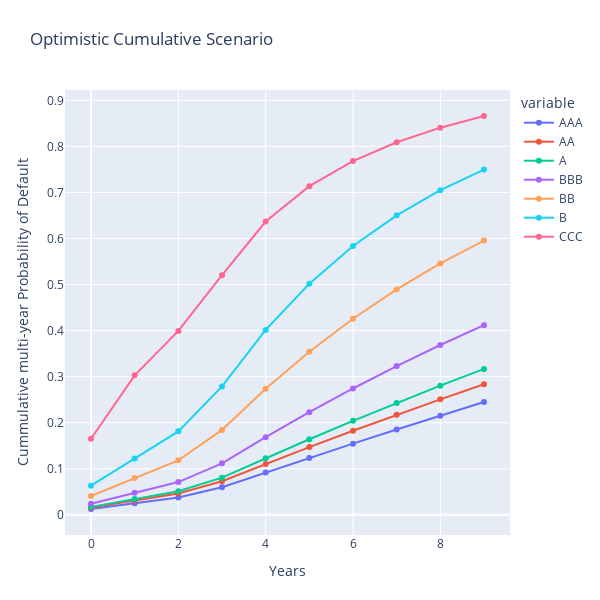

Source (notebook cell):
### Markdown cell above
Figures (below) 12, 13 and 14 present an a plot of the cumulative multi-year Point-in-Time Probability of Defaults (PIT PDs) across the three delineated scenarios. A detailed examination reveals that the curves corresponding to each rating class are distinctly non-overlapping, indicating clear demarcation in risk assessments. Moreover, in the initial three-year span, these curves exhibit different shapes, a variation attributable to the application of scenario-specific shift factors.

### Code cell
fig = px.line(Optimistic_final_cumulative)
fig.update_layout(title='Optimistic Cumulative Scenario', autosize=False,
                    width=600, height=600,
                    margin=dict(l=65, r=50, b=65, t=90),
                    xaxis_title="Years",
                    yaxis_title="Cummulative multi-year Probability of Default")

fig.update_traces(mode='markers+lines')
fig.show()

### Figure 1 — Plotly figure (JSON) as saved in the notebook; plotly's stock layout.template omitted (floating-point values rounded to 4 significant figures)
{"data": [{"hovertemplate": "variable=AAA<br>index=%{x}<br>value=%{y}<extra></extra>", "legendgroup": "AAA", "line": {"color": "#636efa", "dash": "solid"}, "marker": {"symbol": "circle"}, "mode": "markers+lines", "name": "AAA", "orientation": "v", "showlegend": true, "type": "scatter", "x": [0, 1, 2, 3, 4, 5, 6, 7, 8, 9], "xaxis": "x", "y": [0.01257, 0.02498, 0.03752, 0.05978, 0.09175, 0.1233, 0.1545, 0.1851, 0.2153, 0.2448], "yaxis": "y"}, {"hovertemplate": "variable=AA<br>index=%{x}<br>value=%{y}<extra></extra>", "legendgroup": "AA", "line": {"color": "#EF553B", "dash": "solid"}, "marker": {"symbol": "circle"}, "mode": "markers+lines", "name": "AA", "orientation": "v", "showlegend": true, "type": "scatter", "x": [0, 1, 2, 3, 4, 5, 6, 7, 8, 9], "xaxis": "x", "y": [0.01568, 0.03111, 0.04634, 0.0729, 0.1104, 0.147, 0.1825, 0.2171, 0.2507, 0.2833], "yaxis": "y"}, {"hovertemplate": "variable=A<br>index=%{x}<br>value=%{y}<extra></extra>", "legendgroup": "A", "line": {"color": "#00cc96", "dash": "solid"}, "marker": {"symbol": "circle"}, "mode": "markers+lines", "name": "A", "orientation": "v", "showlegend": true, "type": "scatter", "x": [0, 1, 2, 3, 4, 5, 6, 7, 8, 9], "xaxis": "x", "y": [0.01721, 0.03413, 0.051, 0.08067, 0.1228, 0.1639, 0.204, 0.2428, 0.2804, 0.3167], "yaxis": "y"}, {"hovertemplate": "variable=BBB<br>index=%{x}<br>value=%{y}<extra></extra>", "legendgroup": "BBB", "line": {"color": "#ab63fa", "dash": "solid"}, "marker": {"symbol": "circle"}, "mode": "markers+lines", "name": "BBB", "orientation": "v", "showlegend": true, "type": "scatter", "x": [0, 1, 2, 3, 4, 5, 6, 7, 8, 9], "xaxis": "x", "y": [0.02412, 0.04767, 0.071, 0.1117, 0.1686, 0.2228, 0.2743, 0.3229, 0.3688, 0.4119], "yaxis": "y"}, {"hovertemplate": "variable=BB<br>index=%{x}<br>value=%{y}<extra></extra>", "legendgroup": "BB", "line": {"color": "#FFA15A", "dash": "solid"}, "marker": {"symbol": "circle"}, "mode": "markers+lines", "name": "BB", "orientation": "v", "showlegend": true, "type": "scatter", "x": [0, 1, 2, 3, 4, 5, 6, 7, 8, 9], "xaxis": "x", "y": [0.04073, 0.0798, 0.1182, 0.1843, 0.2736, 0.3539, 0.4257, 0.4894, 0.5458, 0.5955], "yaxis": "y"}, {"hovertemplate": "variable=B<br>index=%{x}<br>value=%{y}<extra></extra>", "legendgroup": "B", "line": {"color": "#19d3f3", "dash": "solid"}, "marker": {"symbol": "circle"}, "mode": "markers+lines", "name": "B", "orientation": "v", "showlegend": true, "type": "scatter", "x": [0, 1, 2, 3, 4, 5, 6, 7, 8, 9], "xaxis": "x", "y": [0.0632, 0.1224, 0.1811, 0.2787, 0.4015, 0.5018, 0.5836, 0.6503, 0.7049, 0.7497], "yaxis": "y"}, {"hovertemplate": "variable=CCC<br>index=%{x}<br>value=%{y}<extra></extra>", "legendgroup": "CCC", "line": {"color": "#FF6692", "dash": "solid"}, "marker": {"symbol": "circle"}, "mode": "markers+lines", "name": "CCC", "orientation": "v", "showlegend": true, "type": "scatter", "x": [0, 1, 2, 3, 4, 5, 6, 7, 8, 9], "xaxis": "x", "y": [0.1651, 0.3029, 0.3993, 0.5203, 0.6369, 0.7136, 0.7681, 0.8089, 0.8407, 0.866], "yaxis": "y"}], "layout": {"autosize": false, "height": 600, "legend": {"title": {"text": "variable"}, "tracegroupgap": 0}, "margin": {"b": 65, "l": 65, "r": 50, "t": 90}, "title": {"text": "Optimistic Cumulative Scenario"}, "width": 600, "xaxis": {"anchor": "y", "domain": [0, 1], "title": {"text": "Years"}}, "yaxis": {"anchor": "x", "domain": [0, 1], "title": {"text": "Cummulative multi-year Probability of Default"}}}}
